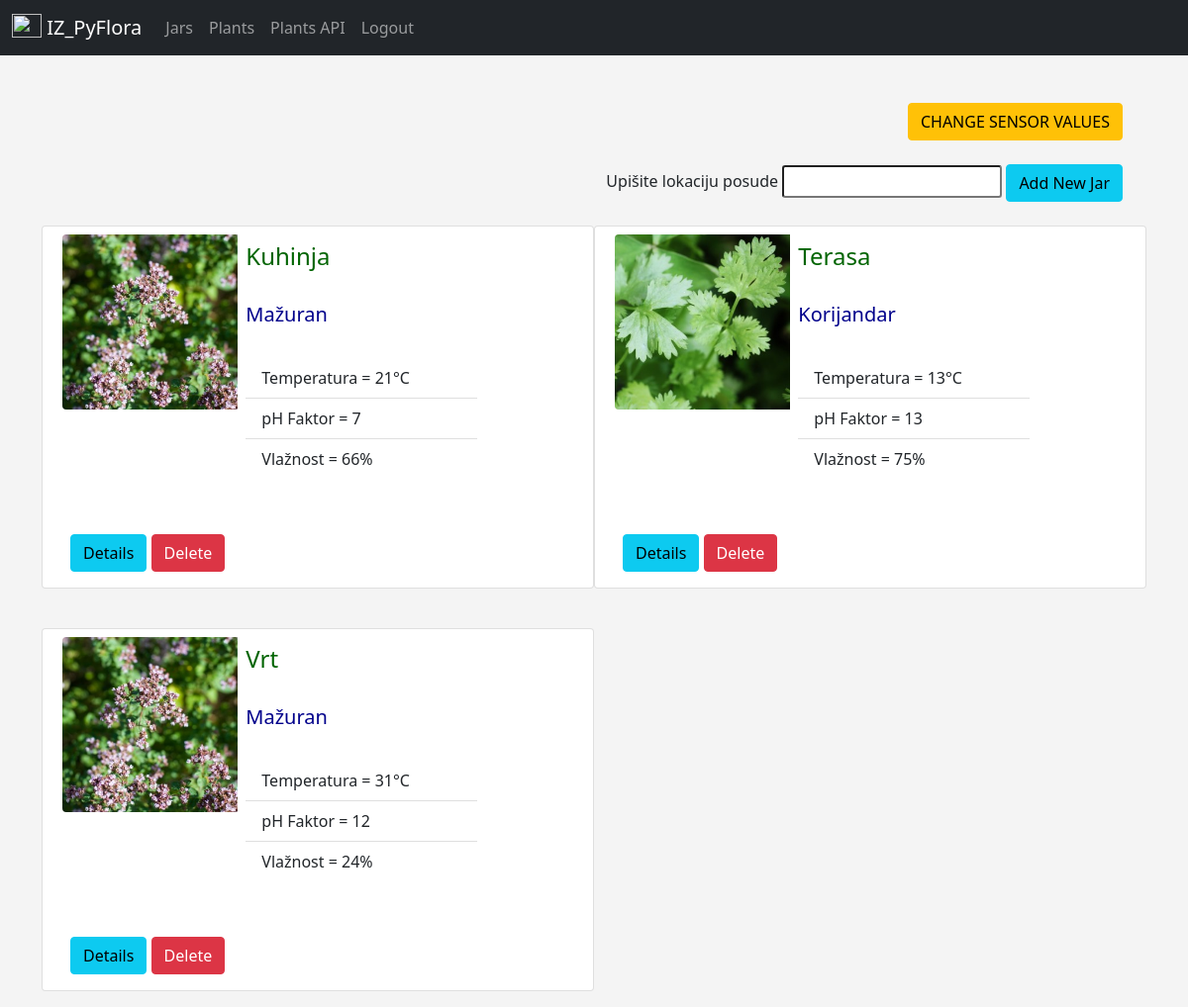
The app's page /jars (signed in), older data.
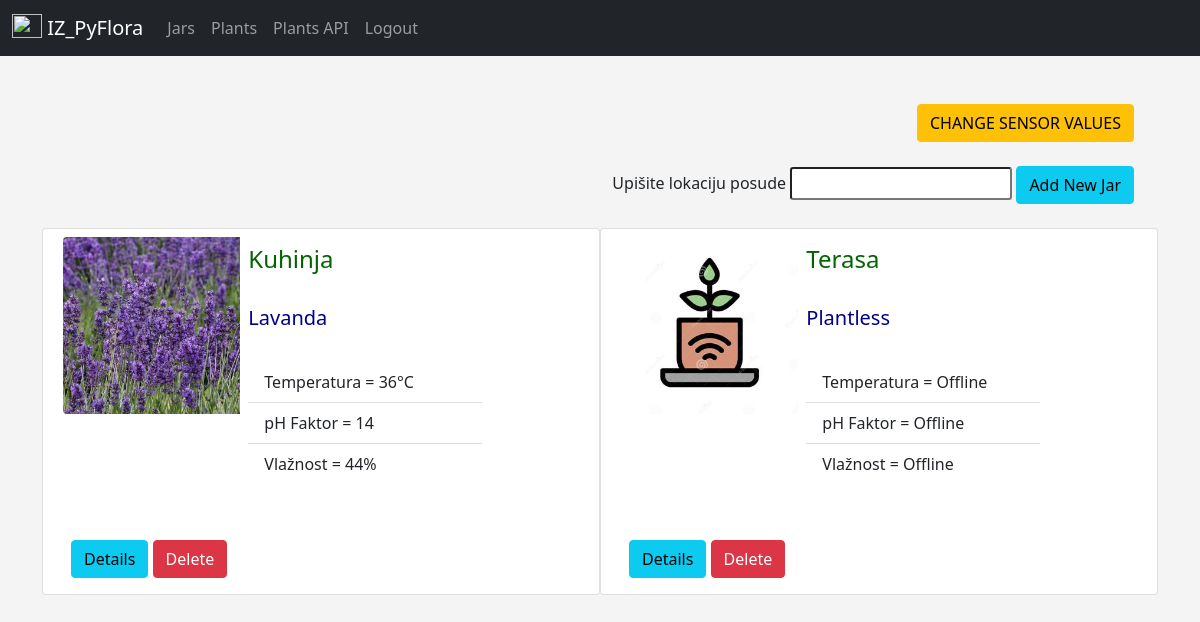
The same page, newer data.
### app/models.py (models this page shows, shortened)
class Jar(db.Model):
    id = db.Column(db.Integer, primary_key=True)
    name = db.Column(db.String(300), nullable=False, default='Lokacija')
    plant_name = db.Column(db.String(300), nullable=False, default='Plantless')
    photo = db.Column(db.String(300), nullable=False, default='default.jpg')
    temperature = db.Column(db.Integer, nullable=False, default=10)
    phf = db.Column(db.Integer, nullable=False, default=7)
    humidity = db.Column(db.Integer, nullable=False, default=44)

### app/routes.py (the view)
@app.route('/jars', methods=['GET', 'POST'])
@login_required
def jars():
    form = AddJarForm()
    one_jar = Jar()
    if form.validate_on_submit():
        one_jar.name = form.name.data
        form.name.data = ''
        db.session.add(one_jar)
        db.session.commit()
        flash('Posuda dodana!', category='success')
    jars = Jar.query.order_by(Jar.id)
    return render_template('jars/jars.html',
                        jars=jars,
                        form=form)

### app/forms.py
class AddJarForm(FlaskForm):
    name = StringField('Upišite lokaciju posude', validators=[DataRequired()])
    submit = SubmitField('Add New Jar')

### app/models.py (called while the page is built)
@login_manager.user_loader
def load_user(user_id):
    return User.query.get(int(user_id))

### app/templates/jars/jars.html (shortened to what this page needs)
{% extends 'layout.html' %}
{% block content %}
<div class="container">
    <header class="blog-header">
        <div class="text-end">
            <div class="container-sm">
                <a href="{{ url_for('sync') }}" class="btn btn-warning">CHANGE SENSOR VALUES</a>
                <br><br>
                <form method="POST">
                    {{ form.name.label() }}
                    {{ form.name(class="form-control-sm") }}
                    {{ form.submit(class="btn btn-info") }}
                </form>
            </div>
        </div>
    </header>
<br>
    <div class="row row-cols-1 row-cols-md-2 g-4">
        {% for jar in jars %}
            <div class="card mb-3" style="max-width: 600px;">
                <div class="row g-0">
                    <div class="col-md-4">
                        <img src="{{ url_for('static', filename='pics/' + jar.photo) }}" class="img-fluid rounded-start m-2 max-width-300 max-height-300" alt="...">
                    </div>
                    <div class="col-md-6">
                        <div class="card-body">
                            <h4 class="card-title">{{ jar.name|capitalize }}</h4>
                            <br>
                            <h5 class="card-title">{{ jar.plant_name }}</h5>
                            <br>
                            {% if jar.plant_name != 'Plantless' %}
                                <ul class="list-group list-group-flush">
                                    <li class="list-group-item">Temperatura = {{ jar.temperature }}°C</li>
                                    <li class="list-group-item">pH Faktor = {{ jar.phf }}</li>
                                    <li class="list-group-item">Vlažnost = {{ jar.humidity }}%</li>
                                </ul>
                            {% else %}
                                <ul class="list-group list-group-flush">
                                    <li class="list-group-item">Temperatura = Offline</li>
                                    <li class="list-group-item">pH Faktor = Offline</li>
                                    <li class="list-group-item">Vlažnost = Offline</li>
                                </ul>
                            {% endif %}
                        </div>
                    </div>
                </div>
                <br>
                <div class="card-body">
                    <a href="{{ url_for('jar_details', jar_id=jar.id) }}" class="btn btn-info">Details</a>
                    <a href="{{ url_for('jar_to_delete', jar_id=jar.id) }}" class="btn btn-danger">Delete</a>
                </div>
            </div>
        {% endfor %}
    </div>
{% endblock content %}

### app/templates/layout.html (shortened to what this page needs)
<!doctype html>
<html lang="en">
<head>
    <link href="https://cdn.jsdelivr.net/npm/bootstrap@5.1.3/dist/css/bootstrap.min.css" rel="stylesheet"
>
    <link href="{{ url_for('static', filename='css/styles.css')}}" rel="stylesheet">
</head>
<body>
    {% include 'navbar.html' %}
    <br><br>
    <div class="container">
        {% block content %}
        {% endblock content%}
    </div>
</body>
</html>

### app/templates/navbar.html (shortened to what this page needs)
<nav class="navbar navbar-expand-lg navbar-dark bg-dark">
    <div class="container-fluid">
        <a class="navbar-brand" href="{{ url_for('jars') }}">
            <img src="{{ url_for('static', filename='pics/gear-wide-connected.svg') }}" alt="" width="30" height="24" class="d-inline-block align-text-top">
            IZ_PyFlora
        </a>
        <div class="collapse navbar-collapse" id="navbarSupportedContent">
            <ul class="navbar-nav me-auto mb-2 mb-lg-0">
                <li class="nav-item">
                    <a class="nav-link" href="{{ url_for('jars')}}">Jars</a>
                </li>
                <li class="nav-item">
                    <a class="nav-link" href="{{ url_for('plants')}}">Plants</a>
                </li>
                <li class="nav-item">
                    <a class="nav-link" href="{{ url_for('plants_api')}}">Plants API</a>
                </li>
                <li>
                    <div class="navbar-nav">
                        {% if current_user.is_authenticated %}
                            <a class="nav-item nav-link" href="{{ url_for('logout') }}">Logout</a>
                        {% else %}
                            <a class="nav-item nav-link" href="{{ url_for('login') }}">Login</a>
                            <a class="nav-item nav-link" href="{{ url_for('register') }}">Register</a>
                        {% endif %}
                    </div>
                </li>
        </div>
    </div>
</nav>

### app/static/css/styles.css (style rules this page uses)
h5 { color: darkblue; }
h4 { color: darkgreen; }
body { background: #f4f4f4 }

Row changes from the older to the newer data that the page shows:
removed Jar: photo (picture), name "Vrt", plant_name "Mažuran", temperature "31", phf "12", humidity "24"
changed Jar "Kuhinja": photo: a different picture; plant_name "Mažuran" → "Lavanda"; temperature "21" → "36"; phf "7" → "14"; humidity "66" → "44"
changed Jar "Terasa": photo: picture removed, a placeholder shows; plant_name "Korijandar" → "Plantless"; temperature "13" → (not shown); phf "13" → (not shown); humidity "75" → (not shown); plant_name "Temperatura = °C pH Faktor = Vlažnost = %" → "Temperatura = Offline pH Faktor = Offline Vlažnost = Offline"
